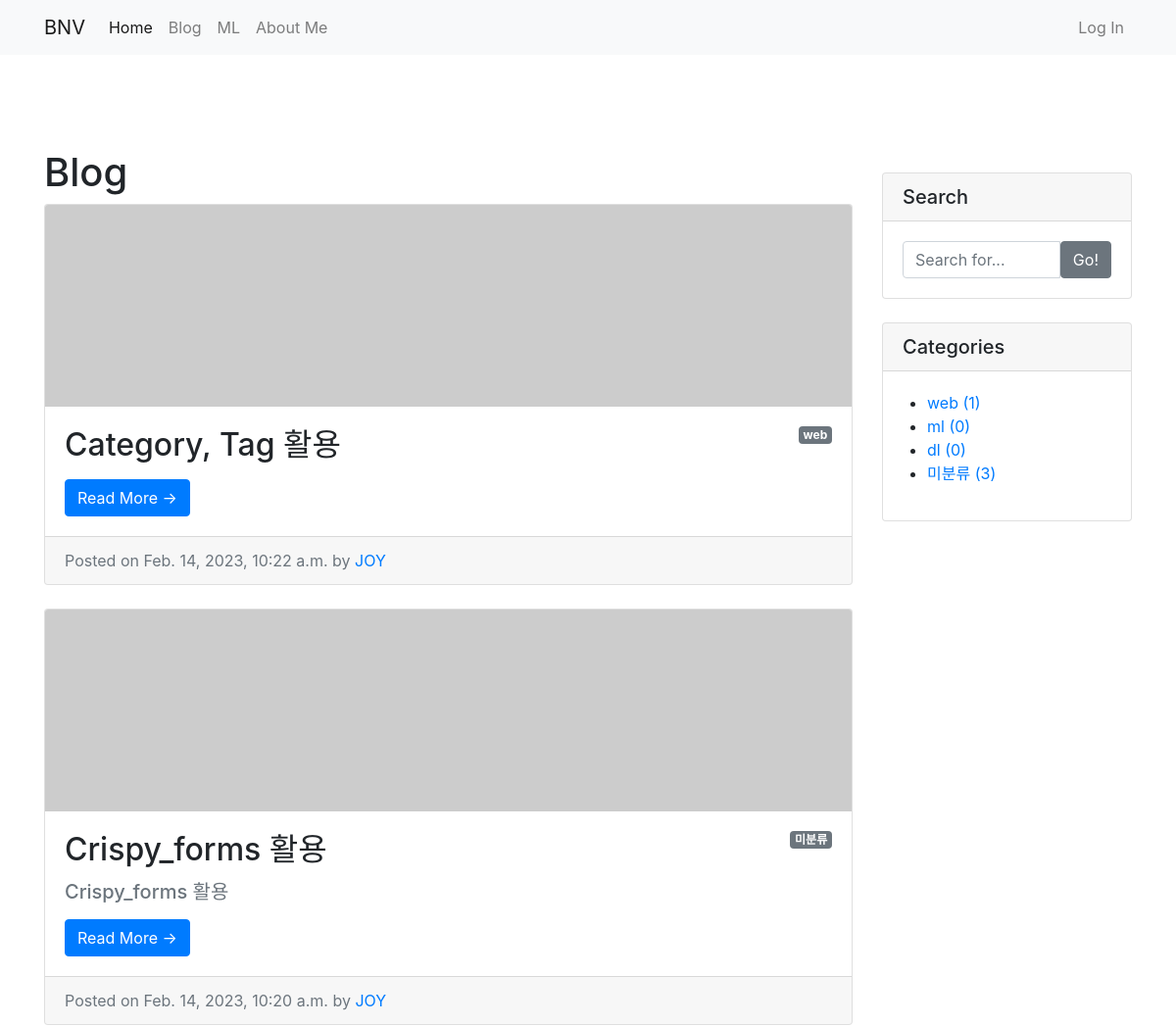
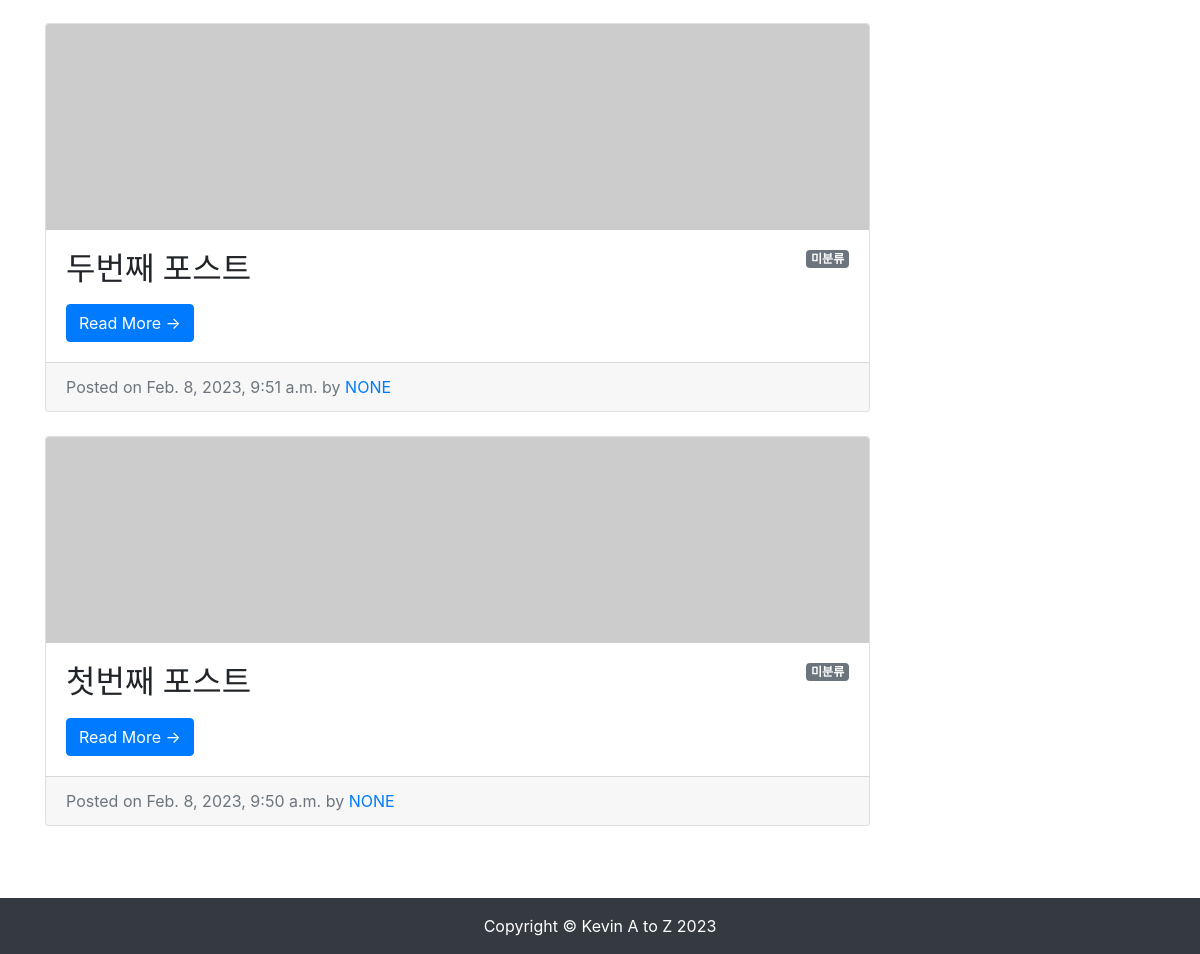
Screenshot of /blog/ with the database file from the repository (2 pictures, top to bottom).
### blog/models.py (models this page shows, shortened)
class Post(models.Model):
    title = models.CharField(max_length=30)
    hook_text = models.CharField(max_length=100, blank=True)
    content = models.TextField()
    head_image = models.ImageField(upload_to='blog/images/%Y/%m/%d/', blank=True)
    file_upload = models.FileField(upload_to='blog/files/%Y/%m/%d/', blank=True)
    created_at = models.DateTimeField(auto_now_add=True)
    updated_at = models.DateTimeField(auto_now=True)
    author = models.ForeignKey(User, null=True, on_delete=models.SET_NULL)
    category = models.ForeignKey(Category, null=True, blank=True, on_delete=models.SET_NULL)
    tags = models.ManyToManyField(Tag, blank=True)
    def get_absolute_url(self): # 객체의 상세 페이지로 이동할 수 있는 링크를 만들 수 있음. url 생성 규칙을 정의하는 메서드
        return f'/blog/{self.pk}/'
    def get_content_markdown(self):
        return markdown(self.content)

class Category(models.Model):
    name = models.CharField(max_length=50, unique=True)
    slug = models.SlugField(max_length=200, unique=True, allow_unicode=True)
    def __str__(self):
        return self.name
    def get_absolute_url(self):
        return f'/blog/category/{self.slug}/'
    class Meta:
        verbose_name_plural = 'categories'

### blog/views.py (the view)
# urls.py: path('',views.PostList.as_view()),
class PostList(ListView):
    model = Post
    ordering = '-pk'
    paginate_by = 5
    def get_context_data(self, **kwargs):
        context = super(PostList, self).get_context_data()
        context['categories'] = Category.objects.all()
        context['no_category_post_count'] = Post.objects.filter(category=None).count()
        return context

### blog/templates/blog/post_list.html (shortened to what this page needs)
{% extends 'blog/base.html' %}
{% block main_area %}
    <h1>Blog
    </h1>
    {% if post_list.exists %}
    {% for p in post_list %}
    <div class="card mb-4" id="post-{{p.pk}}">
        {% if p.head_image %}
            <img class="card-img-top" src="{{ p.head_image.url }}" alt="{{ p }} head image">
        {% else %}
            <img class="card-img-top" src="https://picsum.photos/seed/{{ p.id }}/800/200" alt="random_image">
        {% endif %}
        <div class="card-body">
            {% if p.category %}
                <span class="badge badge-secondary float-right">{{ p.category }}</span>
            {% else %}
                <span class="badge badge-secondary float-right">미분류</span>
            {% endif %}
            <h2 class="card-title">{{ p.title}}</h2>
            {% if p.hook_text %}
                <h5 class="text-muted">{{ p.hook_text }}</h5>
            {% endif %}
            <a href="{{ p.get_absolute_url }}" class="btn btn-primary">Read More &rarr;</a>
        </div>
        <div class="card-footer text-muted">
            Posted on {{ p.created_at}} by
            <a href="#">{{p.author | upper}}</a>
        </div>
    </div>
{% endfor %}
    {% else %}
        <h3>아직 게시물이 없습니다.</h3>
    {% endif %}
{% endblock %}

### blog/templates/blog/base.html (shortened to what this page needs)
<!DOCTYPE html>
<html lang="ko">
  <head>
    <link
      rel="stylesheet"
      href="https://cdn.jsdelivr.net/npm/bootstrap@4.5.3/dist/css/bootstrap.min.css"
    />
  </head>
  <body>
    {% include 'blog/navbar.html' %}
    <div class="container pt-5 my-5">
      <div class="row">
        <div class="col-md-8 col-lg-9" id="main-area">
          {% block main_area %} {% endblock %}
        </div>
        <div class="col-md-4 col-lg-3">
          <div class="card my-4">
            <h5 class="card-header">Search</h5>
            <div class="card-body">
              <div class="input-group">
                <input
                  type="text"
                  class="form-control"
                  placeholder="Search for..."
                  id="search-input"
                />
                <span class="input-group-btn">
                  <button
                    class="btn btn-secondary"
                    type="button"
                    onclick="searchPost();"
                  >
                    Go!
                  </button>
                </span>
              </div>
            </div>
          </div>
          <div class="card my-4" id="categories-card">
            <h5 class="card-header">Categories</h5>
            <div class="card-body">
              <div class="row">
                <ul>
                  {% for category in categories %}
                  <li>
                    <a href="{{ category.get_absolute_url }}"
                      >{{ category }} ({{ category.post_set.count }})</a
                    >
                  </li>
                  {% endfor %}
                  <li>
                    <a href="/blog/category/no_category/"
                      >미분류 ({{ no_category_post_count }})</a
                    >
                  </li>
                </ul>
              </div>
            </div>
          </div>
        </div>
      </div>
    </div>
    {% include 'blog/footer.html' %}
  </body>
</html>

### blog/templates/blog/navbar.html (shortened to what this page needs)
{% load socialaccount %}
<nav class="navbar navbar-expand-lg navbar-light bg-light">
    <div class="container">
        <a class="navbar-brand" href="/">BNV</a>
        <div class="collapse navbar-collapse" id="navbarNavDropdown">
            <ul class="navbar-nav">
                <li class="nav-item active">
                    <a class="nav-link" href="/">Home</a>
                </li>
                <li class="nav-item">
                    <a class="nav-link" href="/blog/">Blog</a>
                </li>
                <li class="nav-item">
                    <a class="nav-link" href="/ml/">ML</a>
                </li>
                <li class="nav-item">
                    <a class="nav-link" href="/about_me/">About Me</a>
                </li>
            </ul>
            <ul class="navbar-nav ml-auto"> {% if user.is_authenticated %} <li class="nav-item dropdown">
                    <a class="nav-link dropdown-toggle" href="#" id="navbarDropdownMenuLink" role="button"
                        data-toggle="dropdown" aria-haspopup="true" aria-expanded="false"> {{ user.username }} </a>
                    <div class="dropdown-menu" aria-labelledby="navbarDropdownMenuLink">
                        <a class="dropdown-item" href="/accounts/logout/">Log Out</a>
                    </div>
                </li> {% else %} <li class="nav-item">
                    <a class="nav-link" href="#" data-toggle="modal" data-target="#loginModal">Log In</a>
                </li> {% endif %} </ul>
        </div>
    </div>
</nav>

### blog/templates/blog/footer.html
<footer class="py-3 bg-dark">
    <div class="container">
        <p class="m-0 text-center text-white"> Copyright &copy; Kevin A to Z 2023 </p>
    </div>
</footer>

### rows the page displays
Post: category "web", title "Category, Tag 활용", created_at "Feb. 14, 2023, 10:22 a.m.", author "JOY"
Post: shows "미분류", title "Crispy_forms 활용", hook_text "Crispy_forms 활용", created_at "Feb. 14, 2023, 10:20 a.m.", author "JOY"
Post: shows "미분류", title "두번째 포스트", created_at "Feb. 8, 2023, 9:51 a.m.", author "NONE"
Post: shows "미분류", title "첫번째 포스트", created_at "Feb. 8, 2023, 9:50 a.m.", author "NONE"
Category: name "web", post_set.count "1"
Category: name "ml", post_set.count "0"
Category: name "dl", post_set.count "0"

### other values shown
{{ no_category_post_count }} "3"
